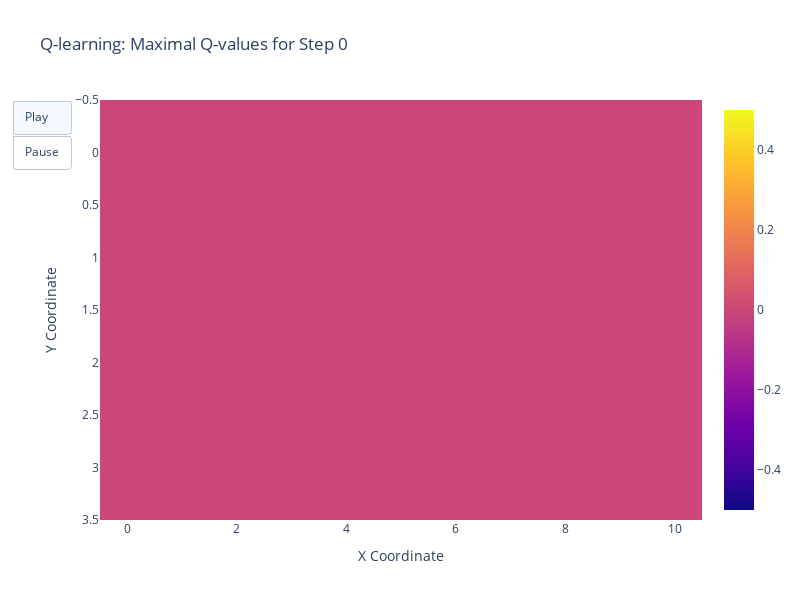
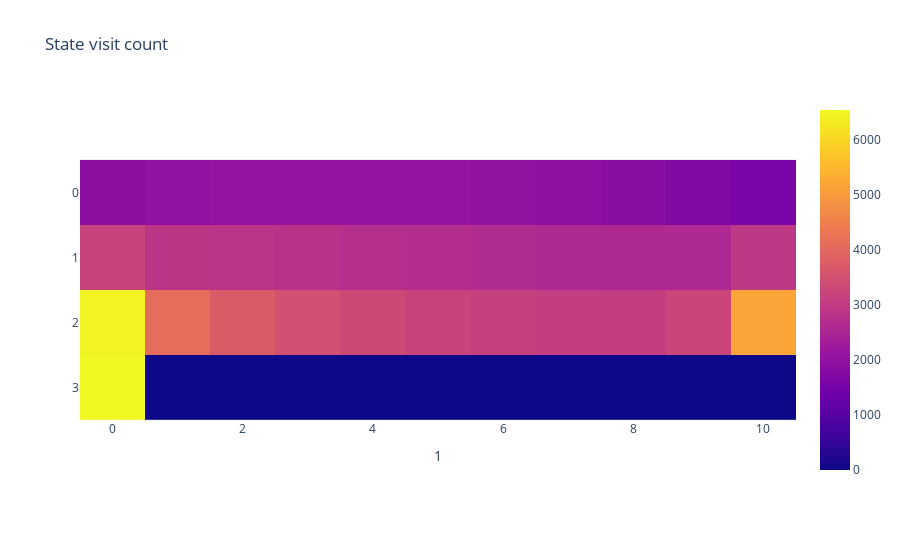

Notebook source saved alongside these figures, in order:
### Code cell
env_states, action_keys, obs, rewards, done, q_values = tabular_rollout(key, TIME_STEPS, N_ACTIONS, GRID_SIZE, env, agent, policy)
animated_heatmap(q_values, dims=jnp.asarray(GRID_SIZE), agent_name="Q-learning", sample_freq=500, log_scale=False)
plot_path(obs)

### Figure 1 — Plotly figure (JSON) as saved in the notebook; plotly's stock layout.template omitted (floating-point values rounded to 4 significant figures)
{"data": [{"type": "heatmap", "z": [[0, 0, 0, 0, 0, 0, 0, 0, 0, 0, 0], [0, 0, 0, 0, 0, 0, 0, 0, 0, 0, 0], [0, 0, 0, 0, 0, 0, 0, 0, 0, 0, 0], [0, 0, 0, 0, 0, 0, 0, 0, 0, 0, 0]]}], "layout": {"height": 600, "title": {"text": "Q-learning: Maximal Q-values for Step 0"}, "updatemenus": [{"buttons": [{"args": [null, {"frame": {"duration": 50, "redraw": true}, "fromcurrent": true}], "label": "Play", "method": "animate"}, {"args": [[null], {"frame": {"duration": 0, "redraw": false}}], "label": "Pause", "method": "relayout"}], "type": "buttons"}], "width": 800, "xaxis": {"autorange": true, "range": [0, 11], "title": {"text": "X Coordinate"}}, "yaxis": {"autorange": true, "range": [4, 0], "title": {"text": "Y Coordinate"}}}}

### Figure 2 — Plotly figure (JSON) as saved in the notebook; plotly's stock layout.template omitted (floating-point values rounded to 4 significant figures)
{"data": [{"coloraxis": "coloraxis", "hovertemplate": "1: %{x}<br>y: %{y}<br>color: %{z}<extra></extra>", "name": "0", "type": "heatmap", "x": [0, 1, 2, 3, 4, 5, 6, 7, 8, 9, 10], "xaxis": "x", "y": [0, 1, 2, 3], "yaxis": "y", "z": [[1916, 1991, 2052, 2080, 2078, 2049, 2000, 1929, 1832, 1707, 1588], [3175, 2867, 2829, 2792, 2729, 2680, 2644, 2599, 2563, 2580, 2938], [6433, 4103, 3710, 3476, 3309, 3186, 3120, 3062, 3067, 3217, 5167], [6532, 0, 0, 0, 0, 0, 0, 0, 0, 0, 0]]}], "layout": {"coloraxis": {"colorscale": [[0, "#0d0887"], [0.1111, "#46039f"], [0.2222, "#7201a8"], [0.3333, "#9c179e"], [0.4444, "#bd3786"], [0.5556, "#d8576b"], [0.6667, "#ed7953"], [0.7778, "#fb9f3a"], [0.8889, "#fdca26"], [1, "#f0f921"]]}, "title": {"text": "State visit count"}, "xaxis": {"anchor": "y", "constrain": "domain", "domain": [0, 1], "scaleanchor": "y", "title": {"text": "1"}}, "yaxis": {"anchor": "x", "autorange": "reversed", "constrain": "domain", "domain": [0, 1]}}}
